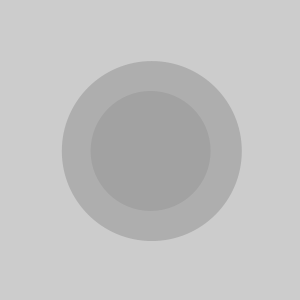
Frame 1 (no input)
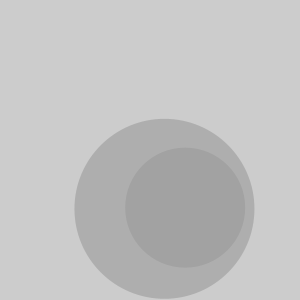
Frame 60 (the mouse pressed at the canvas centre just before this capture)
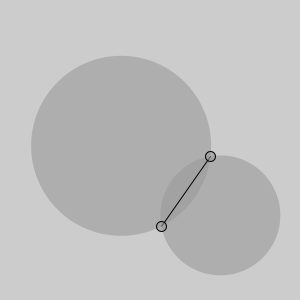
Frame 120 (the mouse held since frame 60 and released just before this capture)

The Processing sketch that drew these frames (run headless with seeded random() and noise(); from frame 60 on, the mouse is pressed at the canvas centre):

// Processing sketch: circle_and_line
// ── circle_and_line.pde
/* 
 
   Structure 3 (work in progress) 
   
   A surface filled with one hundred medium to small sized circles. 
   Each circle has a different size and direction, but moves at the same slow rate. 
   Display: 
   A. The instantaneous intersections of the circles 
   B. The aggregate intersections of the circles 
 
   Implemented by Casey Reas <http://groupc.net> 
   Uses circle intersection code from William Ngan <http://metaphorical.net> 
   Processing v.68 <http://processing.org> 
 
*/ 
 
 
Circle circleA, circleB; 
 
void setup() 
{ 
  size( 300, 300 ); 
  frameRate( 30 ); 
 
  circleA = new Circle( 150, 150, 60 ); 
  circleB = new Circle( 150, 150, 90 ); 
 
  ellipseMode(CENTER); 
  rectMode(CENTER); 
  noStroke(); 
} 
 
 
void draw() 
{ 
  background(204); 
  
  circleA.update(); 
  circleB.update(); 
    
  fill( 153, 150 ); 
  noStroke(); 
  ellipse( circleA.x, circleA.y, circleA.r*2, circleA.r*2 ); 
  ellipse( circleB.x, circleB.y, circleB.r*2, circleB.r*2 ); 
  
  intersect( circleA, circleB ); 
} 
 
 
class Circle 
{ 
  float x, y, r, r2; 
  float xspeed, xdir; 
  float yspeed, ydir; 
 
  Circle( float px, float py, float pr ) { 
    x = px; 
    y = py; 
    r = pr; 
    r2 = r*r; 
    xspeed = random(-2.0, 2.0); 
    yspeed = random(-2.0, 2.0); 
    xdir = 1; 
    ydir = -1; 
  } 
  
  void update() { 
  
    x += xspeed * xdir; 
    if(x > width - r || x < r) { 
      xdir = xdir * -1; 
    } 
    
    y += yspeed * ydir; 
    if(y > height - r || y < r) { 
      ydir = ydir * -1; 
    } 
    
  } 
} 
 
 
void intersect( Circle cA, Circle cB ) { 
 
  float dx = cA.x - cB.x; 
  float dy = cA.y - cB.y; 
  float d2 = dx*dx + dy*dy; 
  float d = sqrt( d2 ); 
 
  if ( d>cA.r+cB.r || d<abs(cA.r-cB.r) ) return; // no solution 
  
  float a = (cA.r2 - cB.r2 + d2) / (2*d); 
  float h = sqrt( cA.r2 - a*a ); 
  float x2 = cA.x + a*(cB.x - cA.x)/d; 
  float y2 = cA.y + a*(cB.y - cA.y)/d; 
 
  //stroke(0, 0, 0, 26); 
  stroke(0); 
 //point(x2, y2); 
 
  float paX = x2 + h*(cB.y - cA.y)/d; 
  float paY = y2 - h*(cB.x - cA.x)/d; 
  float pbX = x2 - h*(cB.y - cA.y)/d; 
  float pbY = y2 + h*(cB.x - cA.x)/d; 
 
  line(paX, paY, pbX, pbY); 
  ellipse( paX, paY, 10, 10 ); 
  ellipse( pbX, pbY, 10, 10 ); 
 
} 
